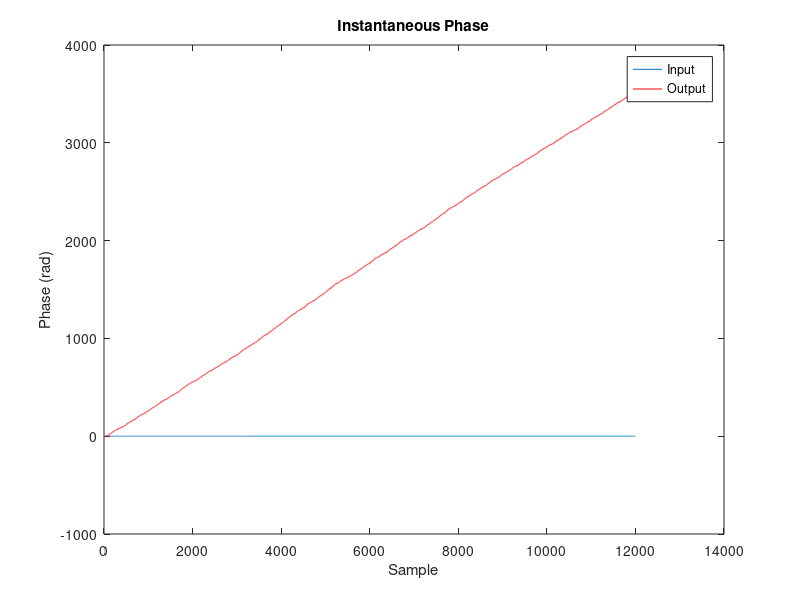
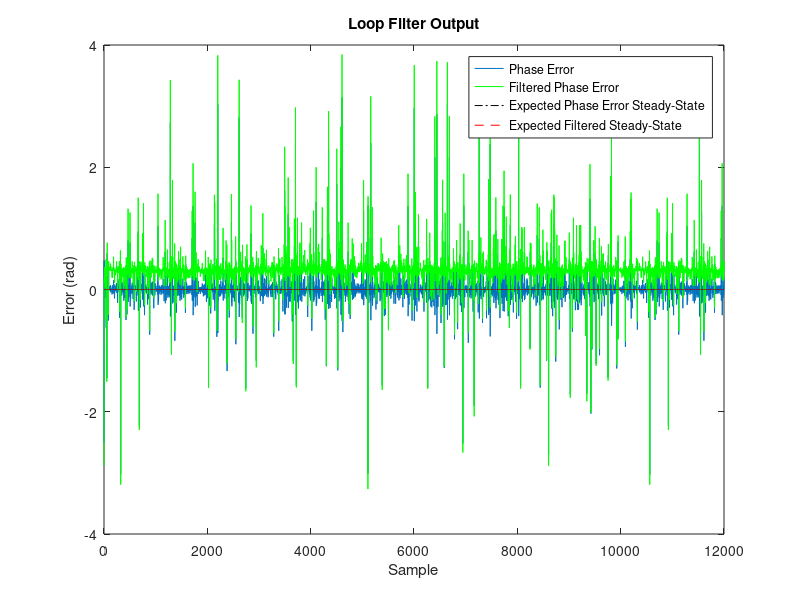
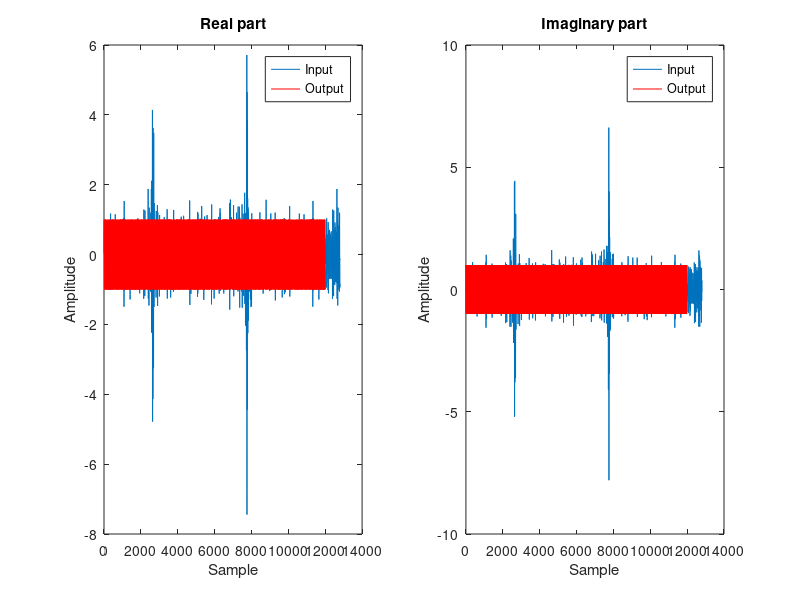

Recreate these plots in MATLAB, in order.
%% Digital PLL Implementation
%
% Implements a DSP-based Phase-Locked Loop featured with a PI controller.
%
% The loop has three main components:
%   1) Direct Digital Synthesizer (DDS): iteratively generates a a complex
%   sinusoid by computing exp(j*phi_loop), where "phi_loop" is its
%   instantaneous phase that continuously grows based on a configurable
%   increment value. The angle increment added to the DDS (accumulated in
%   "phi_loop", i.e. its "phase accumulator") at each clock cycle (sample
%   period) is the nominal increment 2*pi*f0/fs, where f0 is the nominal
%   frequency of the DDS, plus a varying correction term. The latter term
%   should vary considerably until the instant after which the DDS output
%   is synchronized to the input, namely until the loop "locks".
%       Note that the DDS is a numerically controlled oscillator (NCO).
%   Just like a VCO, the derivative of its output signal's phase is
%   proportional to the signal passed to it as input, or, equivalently, its
%   phase output is the integral of the input. The NCO outputs a complex IQ
%   sinusoid:
%
%           s_loop(n) = exp(j*(2*pi*(f0/fs)n + theta_hat(n))),     (1)
%
%   where "theta_hat" is a phase that should track the phase "theta" from
%   an input of the form:
%
%           s_in(n) = exp(j*(2*pi*(f0/fs)*n + theta(n))).          (2)
%
%   This phase "theta_hat" comes from a "phase accumulator" that
%   continuously integrates the NCO input signal (the filtered error
%   explained below). Hence,
%
%           theta_hat(n) = sum_{n=0}^{n} filtered_error(n).        (3)
%
%   Clearly, if the input signal s_in has a fixed frequency offset f_offset
%   with respect to the nominal frequency, then its "theta" term is:
%
%           theta(n) = 2*pi*(f_offset/fs)*n                        (4)
%
%   In this case, the filtered error has to converge to
%   "2*pi*(f_offset/fs)", such that the NCO output phase difference in (3)
%   can track the input phase difference term of (4).
%
%   2) Phase Detector: extracts the phase error from the input complex
%   exponential and the loop complex exponential.
%
%      The phase error is obtained by computing the angle or the imaginary
%   part of the conjugate product between the input complex exponential and
%   the DDS complex exponential. As demonstrated below, the phase detector
%   that employs the imaginary operator outputs the sine of the phase
%   error, so it is non-linear and harder to analyze (but generally easier
%   to implement).
%
%       Consider the following:
%
%       Input                 : e^(j*phi_in)
%       Loop                  : e^(j*phi_loop)
%       Conjugate Product     : e^[j*(phi_in - phi_loop)]
%       ---------------------------------------------------
%       Conj. Product Angle   : phi_in - phi_loop
%       or
%       Imag{Conj. Product}   : sin(phi_in - phi_loop)
%
%   3) Loop Filter: filters the phase error such that, after sufficient
%   iterations, it is driven to zero (for null frequency offset and Ki=0 or
%   for non-null frequency offset, but also non-null Ki=0) or a constant
%   value (for constant frequency offset and Ki=0). The output of the loop
%   filter (called filtered phase error) is accumulated by the NCO (DDS),
%   as described in (3), and composes the correction term "theta_hat" of
%   Equation (1).
%
%   In the case when Ki > 0, namely the integral controller is enabled,
%   since the phase error from the phase detector is integrated, once the
%   loop converges to a "locked" state, the integrator has already
%   accumulated all the phase error required to output a constant value to
%   the NCO accumulator. In the previous example of a fixed frequency
%   offset, the integral filter output would rise and converge to
%   2*pi*(f_offset/fs) while the phase error (input to the integral filter)
%   would converge to zero.
%
% Suggested experiments:
%   1) Set Ki = 0 and configure the frequency offset to zero (y_ppm = 0).
%   See that the PLL can correct the constant phase error.
%   2) Set Ki = 0 and configure a large enough frequency offset. See that
%   the phase error converges to a constant value 2*pi*f_offset/fs.
%   3) With the same configuration, increase Kp and see that the
%   steady-state phase error to which the PLL converges becomes smaller,
%   at the expense of a noisier phase output due to the fact that the PLL
%   bandwidth increases with Kp.
%   4) Still with the same configuration (Ki = 0), reduce Kp such that the
%   phase error can exceed pi, case in wich the "atan" phase detector
%   suffers from ambiguity. In another words, use a Kp that allows a phase
%   error exceeding the pull-range of the PLL. Maybe increase the number of
%   iterations (nIterations) for better visualization.
%
% Selected Bibliography:
% [1] Rice, Michael. Digital Communications: A Discrete-Time Approach.
% Appendix C.
clear

%% Sampling Parameters
nIterations = 12000; %4e3;
fs          = 2e6;   % Nominal sampling frequency
y_ppm       = 50;    % Fractional frequency offset in ppm
f0          = 10;   % Nominal clock frequency
pn_var      = 1e-9;  % Phase noise variance

Kp          = 1 %0.05;  % Proportional Constant
%{
Notes on Kp:
1. Affects the offset of the phase error from 0
%}

Ki          = 0.15 %0.01;  % Integral Constant
%{
Notes on Ki:
1. Affects the offset of the phase error from 0
%}



pd_choice   = 0;     % Phase Detector Choice (0 -> arctan{.}; 1 -> Im{.})

%% Derived parameters
y        = y_ppm * 1e-6;  % Fractional frequency offset in ppm
f_offset = y * f0;        % Absolute freq error (in Hz)
F_offset = f_offset/fs;   % Normalized absolute frequency offset

% Nominal Phase Increment (used in the loop phase accumulator)
delta_phi_c = 2*pi*f0/fs;

% PLL pull range
% Normalize frequency offset must be smaller than Kp*pi, namely:
%
%   F_offset < Kp*pi
if (F_offset > Kp*pi)
    warning('Frequency offset is not within the pull range\n');
end

%% Generate input signal
% The input signal obviously does not depend on the loop processing, so we
% can generate it before simulating the loop.
%
% The input here is considered to be a pure complex sinusoid (exponential)
% slightly corrupted by phase noise and eventually with frequency offset.
% We can simulate such an exponential by considering that in each clock
% cycle (sample period), the exponential grows by the following increment:
delta_phi_in = 2*pi*(f0 + f_offset)/fs;
% which when combined to the following phase noise random sequence:
phase_noise  = sqrt(pn_var)*randn(nIterations, 1);
% results in the actual instantanous phase:
phi_in       = (0:nIterations-1).' * delta_phi_in + phase_noise;
% Finally, generate the exponential:
s_in         = exp(1j * phi_in);

load pll_signal_in.mat

s_in  = 10*pll_signal_in;

%% Loop

% Preallocate
s_loop             = zeros(nIterations, 1); % DDS Complex Value
phi_loop           = zeros(nIterations, 1); % DDS Phase Accumulator
dds_mult           = zeros(nIterations, 1); % Conjugate Product
phi_error          = zeros(nIterations, 1); % Phase Error
phi_error_filtered = zeros(nIterations, 1); % Filtered Phase Error

% Initialize the loop DDS to a random phase
phi_loop(1)  = sqrt(pi)*randn;

% Initialize integral filter output
integral_out = 0;

for k = 1:nIterations
%% Loop DDS:
s_loop(k) = exp(1j*phi_loop(k));

%% Phase Detector

% Multiply the input complex exponential by the conjugate of the loop DDS:
dds_mult(k) = s_in(k) * conj(s_loop(k));

% Phase error:
if (pd_choice)
    % Phase detector choice: Im{.}
    phi_error(k) = imag(dds_mult(k));
else
    % Phase detector choice: arctan{.}
    phi_error(k) = angle(dds_mult(k));
end

%% Loop Filter
% The loop filter consists of a Proportional+Integral (PI) controller

% Proportional term
proportional_out = phi_error(k)*Kp;

% Integral term
integral_out     = phi_error(k)*Ki + integral_out;

% PI Filter output:
phi_error_filtered(k) = proportional_out + integral_out;

%% Update the phase accumulator of the loop DDS
% The angle of the DDS complex exponential in the next clock cycle results
% from the sum between the nominal phase increment and the filtered phase
% error term:
phi_loop(k+1) = phi_loop(k) + delta_phi_c + phi_error_filtered(k);

end

%% Expected filter steady-state value
% The values to which the phase error and the filtered phase error converge
% depend on the loop order. For a second-order loop (with a PI controller),
% assuming an input with fixed frequency offset, the phase error converges
% to 0. In contrast, for a first-order loop (with a Proportional controller
% only), the phase error converges to 2*pi*(f_offset/fs)/Kp. In both cases,
% the filter output converges to 2*pi*(f_offset/fs).
if (Ki == 0)
    phi_error_ss_expected = 2*pi * F_offset / Kp;
else
    phi_error_ss_expected = 0;
end

phi_error_filtered_ss_expected = 2*pi * F_offset;

f_hat = phi_loop(end)*fs/(2*pi)/nIterations

%% Performance
% Input vs. Output Instantaneous Phase
figure
plot(phi_in)
hold on
plot(phi_loop, 'r')
title('Instantaneous Phase')
xlabel('Sample')
ylabel('Phase (rad)')
legend('Input', 'Output')

% Filtered Phase Error
figure
plot(phi_error)
hold on
plot(phi_error_filtered, 'g')
hold on
plot(phi_error_ss_expected * ones(nIterations,1), '-.k')
hold on
plot(phi_error_filtered_ss_expected *  ones(nIterations,1), '--r')
title('Loop Filter Output')
legend('Phase Error', ...
    'Filtered Phase Error', ...
    'Expected Phase Error Steady-State', ...
    'Expected Filtered Steady-State')
xlabel('Sample')
ylabel('Error (rad)')

% Input vs. Output Sinusoids
figure
subplot(121)
plot(real(s_in))
hold on
plot(real(s_loop), 'r')
ylabel('Amplitude')
xlabel('Sample')
title('Real part')
legend('Input', 'Output')

subplot(122)
plot(imag(s_in))
hold on
plot(imag(s_loop), 'r')
ylabel('Amplitude')
xlabel('Sample')
title('Imaginary part')
legend('Input', 'Output')